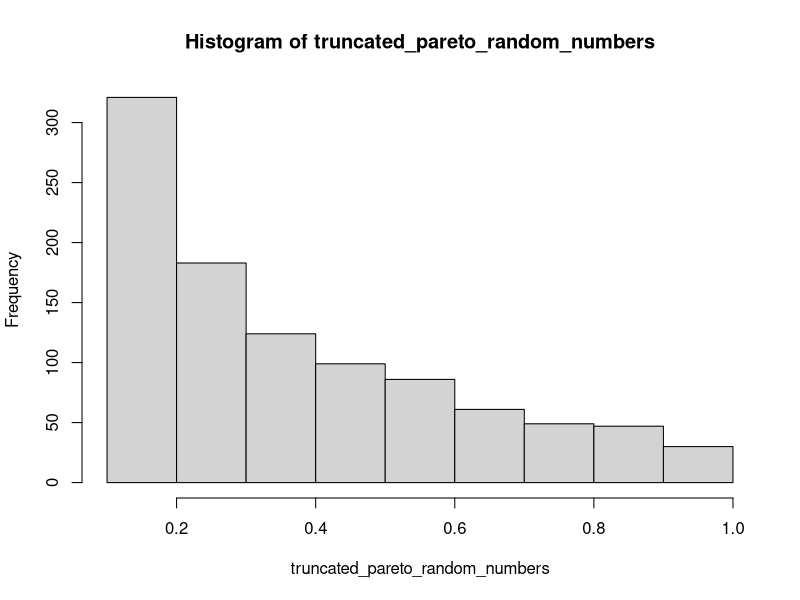
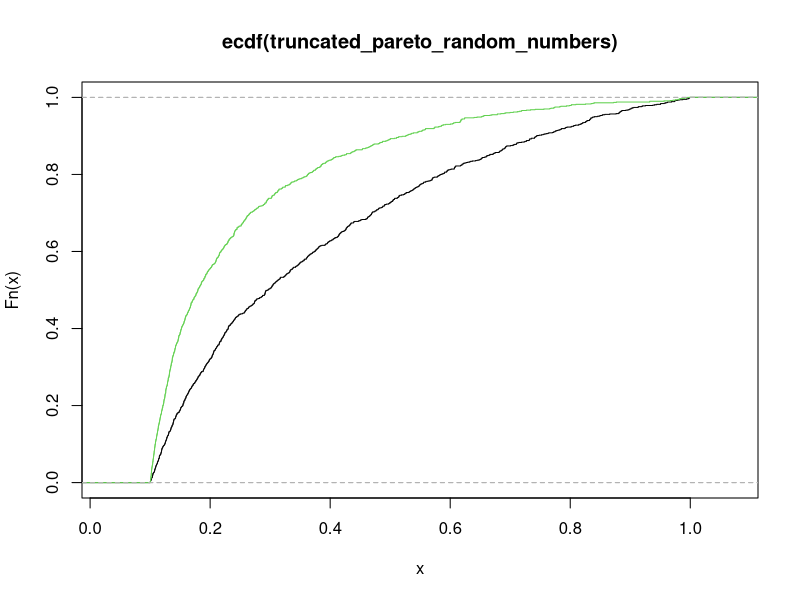

Recreate these plots in R, in order.
if(!require("fitdistrplus")) install.packages("fitdistrplus")
if(!require("VGAM")) install.packages("VGAM")

library("VGAM")
library("fitdistrplus")

## Pareto CDF
ppareto <- function(x, scale, shape)
{
  ifelse(x > scale, 1 - (scale / x) ^ shape, 0)
}

## inverse CDF
qpareto <- function(y, scale, shape)
{
  ifelse(
    y >= 0 & y <= 1,
    scale * ((1 - y) ^ (-1 / shape)),
    NaN
  )
}

n <- 1000
scale <- 0.1
shape <- 1/10
lower_bound <- 0
upper_bound <- 1

(quantiles <- ppareto(c(lower_bound, upper_bound), scale, shape))
uniform_random_numbers <- runif(n, quantiles[1], quantiles[2])    
truncated_pareto_random_numbers <- qpareto(uniform_random_numbers, scale, shape)

hist(truncated_pareto_random_numbers)

min(truncated_pareto_random_numbers)
max(truncated_pareto_random_numbers)

plot(ecdf(truncated_pareto_random_numbers))

n <- 1000
scale <- 0.1
shape <- 1
lower_bound <- 0
upper_bound <- 1

(quantiles <- ppareto(c(lower_bound, upper_bound), scale, shape))
uniform_random_numbers <- runif(n, quantiles[1], quantiles[2])    
truncated_pareto_random_numbers <- qpareto(uniform_random_numbers, scale, shape)

min(truncated_pareto_random_numbers)
max(truncated_pareto_random_numbers)

lines(ecdf(truncated_pareto_random_numbers),col=27)
